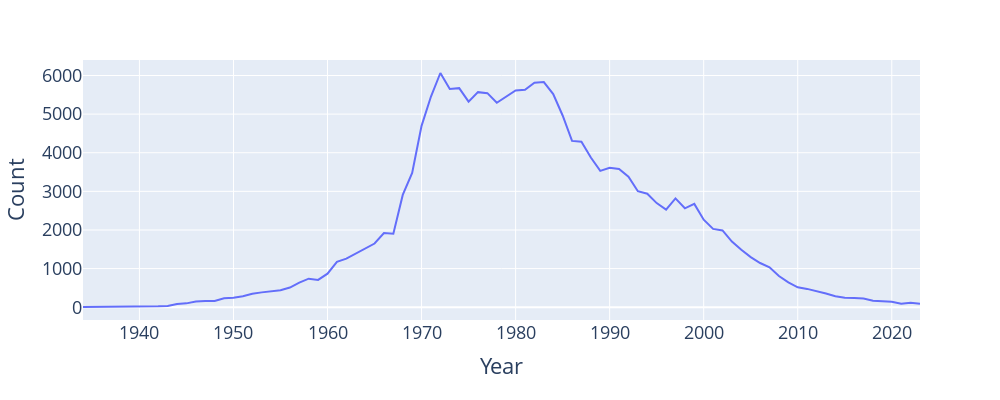

Notebook cell for this chart:
### Markdown cell above
To build our intuition on how to answer our research question, let's visualize the prevalence of the name "Jennifer" over time.

### Code cell
# We'll talk about how to generate plots in a later lecture
fig = px.line(f_babynames[f_babynames["Name"] == "Jennifer"],
              x = "Year", y = "Count")
fig.update_layout(font_size = 18,
                  autosize=False,
                 width=1000,
                  height=400)

### Figure 1 — Plotly figure (JSON) as saved in the notebook; plotly's stock layout.template omitted (floating-point values rounded to 4 significant figures)
{"data": [{"hovertemplate": "Year=%{x}<br>Count=%{y}<extra></extra>", "legendgroup": "", "line": {"color": "#636efa", "dash": "solid"}, "marker": {"symbol": "circle"}, "mode": "lines", "name": "", "orientation": "v", "showlegend": false, "type": "scatter", "x": [1934, 1938, 1939, 1940, 1941, 1942, 1943, 1944, 1945, 1946, 1947, 1948, 1949, 1950, 1951, 1952, 1953, 1954, 1955, 1956, 1957, 1958, 1959, 1960, 1961, 1962, 1963, 1964, 1965, 1966, 1967, 1968, 1969, 1970, 1971, 1972, 1973, 1974, 1975, 1976, 1977, 1978, 1979, 1980, 1981, 1982, 1983, 1984, 1985, 1986, 1987, 1988, 1989, 1990, 1991, 1992, 1993, 1994, 1995, 1996, 1997, 1998, 1999, 2000, 2001, 2002, 2003, 2004, 2005, 2006, 2007, 2008, 2009, 2010, 2011, 2012, 2013, 2014, 2015, 2016, 2017, 2018, 2019, 2020, 2021, 2022, 2023], "xaxis": "x", "y": [5, 5, 6, 13, 24, 22, 30, 80, 99, 147, 163, 159, 233, 247, 284, 350, 384, 412, 440, 509, 635, 739, 707, 869, 1174, 1256, 1385, 1516, 1649, 1919, 1902, 2908, 3477, 4696, 5456, 6065, 5649, 5673, 5323, 5569, 5543, 5295, 5461, 5612, 5628, 5813, 5831, 5521, 4965, 4306, 4285, 3875, 3529, 3610, 3579, 3382, 3003, 2940, 2696, 2529, 2817, 2561, 2675, 2265, 2027, 1987, 1699, 1485, 1297, 1144, 1035, 808, 641, 515, 474, 421, 354, 286, 243, 239, 226, 168, 145, 141, 91, 115, 88], "yaxis": "y"}], "layout": {"autosize": false, "font": {"size": 18}, "height": 400, "legend": {"tracegroupgap": 0}, "margin": {"t": 60}, "width": 1000, "xaxis": {"anchor": "y", "domain": [0, 1], "title": {"text": "Year"}}, "yaxis": {"anchor": "x", "domain": [0, 1], "title": {"text": "Count"}}}}
